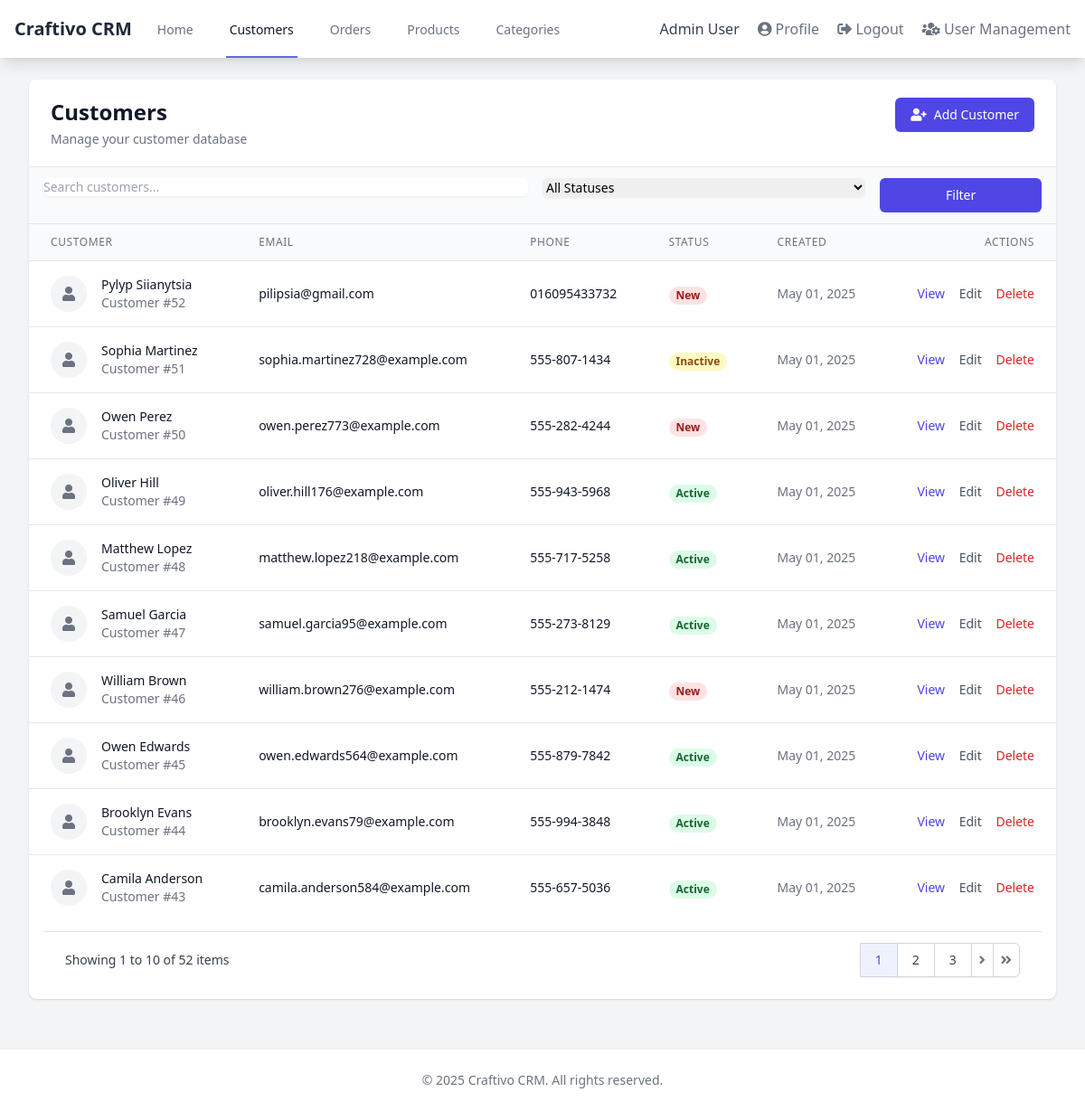
Page /customers/list/ (signed in) on the committed database.
### users/models.py (models this page shows, shortened)
class User(AbstractUser):
    email = models.EmailField(_('email address'), unique=True)
    phone_number = models.CharField(max_length=15, blank=True)
    is_customer = models.BooleanField(default=False)
    is_vendor = models.BooleanField(default=False)
    is_staff = models.BooleanField(default=False)
    company_name = models.CharField(max_length=100, blank=True)
    address = models.TextField(blank=True)
    city = models.CharField(max_length=50, blank=True)
    state = models.CharField(max_length=50, blank=True)
    zip_code = models.CharField(max_length=10, blank=True)
    country = models.CharField(max_length=50, blank=True)
    business_type = models.CharField(max_length=50, blank=True)
    tax_id = models.CharField(max_length=50, blank=True)
    class Meta:
        verbose_name = _('user')
        verbose_name_plural = _('users')
    def get_full_name(self):
        full_name = f'{self.first_name} {self.last_name}'
        return full_name.strip()

### customers/models.py (models this page shows, shortened)
class Customer(models.Model):
    first_name = models.CharField(_("First Name"), max_length=50)
    last_name = models.CharField(_("Last Name"), max_length=50)
    email = models.EmailField(_("Email Address"), unique=True)
    phone = models.CharField(_("Phone Number"), max_length=20, blank=True)
    shipping_address = models.TextField(_("Shipping Address"), blank=True)
    billing_address = models.TextField(_("Billing Address"), blank=True)
    date_joined = models.DateTimeField(_("Date Joined"), auto_now_add=True)
    notes = models.TextField(_("Notes"), blank=True)
    LEAD = 'lead'
    NEW = 'new'
    ACTIVE = 'active'
    INACTIVE = 'inactive'
    FORMER = 'former'
    CUSTOMER_STATUS_CHOICES = [
        (LEAD, _('Lead')),
        (NEW, _('New')),
        (ACTIVE, _('Active')),
        (INACTIVE, _('Inactive')),
        (FORMER, _('Former')),
    ]
    status = models.CharField(
        _("Customer Status"),
        max_length=10,
        choices=CUSTOMER_STATUS_CHOICES,
        default=NEW,
    )
    accepts_marketing = models.BooleanField(_("Accepts Marketing"), default=False)
    preferred_communication = models.CharField(
        _("Preferred Communication"),
        max_length=10,
        choices=[('email', _('Email')), ('phone', _('Phone')), ('sms', _('SMS'))],
        default='email',
    )
    created_at = models.DateTimeField(_("Created At"), auto_now_add=True)
    updated_at = models.DateTimeField(_("Updated At"), auto_now=True)
    class Meta:
        verbose_name = _("Customer")
        verbose_name_plural = _("Customers")
        ordering = ['-created_at']
    def get_full_name(self):
        return f"{self.first_name} {self.last_name}"

### customers/views.py (the view, shortened to what this page needs)
# urls.py: path('list/', views.customer_list, name='customer_list'),
@login_required
def customer_list(request):
    search_term = request.GET.get('search', '')
    status = request.GET.get('status', '')
    customers = Customer.objects.all()
    if status:
        customers = customers.filter(status=status)
    page = request.GET.get('page', 1)
    items_per_page = 10
    paginator = Paginator(customers, items_per_page)
    try:
        customers_page = paginator.page(page)
    except PageNotAnInteger:
        customers_page = paginator.page(1)
    except EmptyPage:
        customers_page = paginator.page(paginator.num_pages)
    context = {
        'customers': customers_page,
        'search_term': search_term,
        'selected_status': status,
        'status_choices': Customer.CUSTOMER_STATUS_CHOICES,
        'page_obj': customers_page,
        'is_paginated': True,
        'paginator': paginator
    }
    return render(request, 'customers/customer_list.html', context)

### customers/templates/customers/customer_list.html (shortened to what this page needs)
{% extends 'config/base.html' %}
{% block content %}
<div class="bg-white shadow overflow-hidden sm:rounded-lg">
    <div class="px-4 py-5 sm:px-6 flex flex-col sm:flex-row sm:justify-between">
        <div class="mb-4 sm:mb-0">
            <h1 class="text-2xl font-bold text-gray-900">Customers</h1>
            <p class="mt-1 max-w-2xl text-sm text-gray-500">Manage your customer database</p>
        </div>
        <div>
            <a href="{% url 'customers:customer_create' %}" class="inline-flex items-center px-4 py-2 border border-transparent rounded-md shadow-sm text-sm font-medium text-white bg-indigo-600 hover:bg-indigo-700 focus:outline-none focus:ring-2 focus:ring-offset-2 focus:ring-indigo-500">
                <i class="fas fa-user-plus mr-2"></i> Add Customer
            </a>
        </div>
    </div>
    <div class="px-4 py-3 bg-gray-50 border-t border-b border-gray-200">
        <form method="GET" action="{% url 'customers:customer_list' %}">
            <div class="flex flex-col md:flex-row gap-4">
                <div class="md:w-1/2">
                    <input type="text" name="search" value="{{ search_term }}" placeholder="Search customers..." class="shadow-sm focus:ring-indigo-500 focus:border-indigo-500 block w-full sm:text-sm border-gray-300 rounded-md">
                </div>
                <div class="md:w-1/3">
                    <select name="status" class="shadow-sm focus:ring-indigo-500 focus:border-indigo-500 block w-full sm:text-sm border-gray-300 rounded-md">
                        <option value="">All Statuses</option>
                    </select>
                </div>
                <div class="md:w-1/6">
                    <button type="submit" class="w-full inline-flex justify-center py-2 px-4 border border-transparent shadow-sm text-sm font-medium rounded-md text-white bg-indigo-600 hover:bg-indigo-700 focus:outline-none focus:ring-2 focus:ring-offset-2 focus:ring-indigo-500">
                        Filter
                    </button>
                </div>
            </div>
        </form>
    </div>
    {% if customers %}
    <div class="hidden md:block bg-white overflow-x-auto">
        <table class="min-w-full divide-y divide-gray-200">
            <thead class="bg-gray-50">
                <tr>
                    <th scope="col" class="px-6 py-3 text-left text-xs font-medium text-gray-500 uppercase tracking-wider">Customer</th>
                    <th scope="col" class="px-6 py-3 text-left text-xs font-medium text-gray-500 uppercase tracking-wider">Email</th>
                    <th scope="col" class="px-6 py-3 text-left text-xs font-medium text-gray-500 uppercase tracking-wider">Phone</th>
                    <th scope="col" class="px-6 py-3 text-left text-xs font-medium text-gray-500 uppercase tracking-wider">Status</th>
                    <th scope="col" class="px-6 py-3 text-left text-xs font-medium text-gray-500 uppercase tracking-wider">Created</th>
                    <th scope="col" class="px-6 py-3 text-right text-xs font-medium text-gray-500 uppercase tracking-wider">Actions</th>
                </tr>
            </thead>
            <tbody class="bg-white divide-y divide-gray-200">
                {% for customer in customers %}
                <tr>
                    <td class="px-6 py-4 whitespace-nowrap">
                        <div class="flex items-center">
                            <div class="flex-shrink-0 h-10 w-10 bg-gray-100 rounded-full flex items-center justify-center text-gray-500">
                                <i class="fas fa-user"></i>
                            </div>
                            <div class="ml-4">
                                <div class="text-sm font-medium text-gray-900">{{ customer.get_full_name }}</div>
                                <div class="text-sm text-gray-500">Customer #{{ customer.id }}</div>
                            </div>
                        </div>
                    </td>
                    <td class="px-6 py-4 whitespace-nowrap">
                        <div class="text-sm text-gray-900">{{ customer.email }}</div>
                    </td>
                    <td class="px-6 py-4 whitespace-nowrap">
                        <div class="text-sm text-gray-900">{{ customer.phone|default:"-" }}</div>
                    </td>
                    <td class="px-6 py-4 whitespace-nowrap">
                        <span class="px-2 inline-flex text-xs leading-5 font-semibold rounded-full
                            {% if customer.status == 'active' %}bg-green-100 text-green-800
                            {% elif customer.status == 'inactive' %}bg-yellow-100 text-yellow-800
                            {% else %}bg-red-100 text-red-800{% endif %}">
                            {{ customer.get_status_display }}
                        </span>
                    </td>
                    <td class="px-6 py-4 whitespace-nowrap text-sm text-gray-500">
                        {{ customer.date_joined|date:"M d, Y" }}
                    </td>
                    <td class="px-6 py-4 whitespace-nowrap text-right text-sm font-medium">
                        <a href="{% url 'customers:customer_detail' customer.id %}" class="text-indigo-600 hover:text-indigo-900 mr-3">View</a>
                        <a href="{% url 'customers:customer_edit' customer.id %}" class="text-gray-600 hover:text-gray-900 mr-3">Edit</a>
                        <a href="#" class="text-red-600 hover:text-red-900">Delete</a>
                    </td>
                </tr>
                {% endfor %}
            </tbody>
        </table>
    </div>
    <div class="px-4 py-3">
        {% include 'include/pagination.html' %}
    </div>
    {% endif %}
</div>
{% endblock %}

### config/templates/config/base.html (shortened to what this page needs)
<!DOCTYPE html>
<html lang="en">
<head>
    <script src="https://cdn.tailwindcss.com"></script>
    <link rel="stylesheet" href="https://cdnjs.cloudflare.com/ajax/libs/font-awesome/5.15.4/css/all.min.css">
</head>
<body class="bg-gray-100">
    <nav class="bg-white shadow-lg">
        <div class="max-w-7xl mx-auto px-4">
            <div class="flex justify-between h-16">
                <div class="flex">
                    <div class="flex-shrink-0 flex items-center">
                        <a href="{% url 'home' %}" class="text-xl font-bold text-gray-800">Craftivo CRM</a>
                    </div>
                    <div class="hidden sm:ml-6 sm:flex sm:space-x-8">
                        <a href="{% url 'home' %}" class="{% if request.path == '/' %}border-indigo-500 text-gray-900{% else %}border-transparent text-gray-500 hover:border-gray-300 hover:text-gray-700{% endif %} inline-flex items-center px-1 pt-1 border-b-2 text-sm font-medium">
                            Home
                        </a>
                        {% if user.is_authenticated %}
                        <a href="{% url 'customers:customer_list' %}" class="{% if '/customers/' in request.path %}border-indigo-500 text-gray-900{% else %}border-transparent text-gray-500 hover:border-gray-300 hover:text-gray-700{% endif %} inline-flex items-center px-1 pt-1 border-b-2 text-sm font-medium">
                            Customers
                        </a>
                        <a href="{% url 'orders:order_list' %}" class="{% if '/orders/' in request.path %}border-indigo-500 text-gray-900{% else %}border-transparent text-gray-500 hover:border-gray-300 hover:text-gray-700{% endif %} inline-flex items-center px-1 pt-1 border-b-2 text-sm font-medium">
                            Orders
                        </a>
                        <a href="{% url 'products:product_list' %}" class="{% if '/products/list/' in request.path %}border-indigo-500 text-gray-900{% else %}border-transparent text-gray-500 hover:border-gray-300 hover:text-gray-700{% endif %} inline-flex items-center px-1 pt-1 border-b-2 text-sm font-medium">
                            Products
                        </a>
                        <a href="{% url 'products:category_list' %}" class="{% if '/products/categories/' in request.path %}border-indigo-500 text-gray-900{% else %}border-transparent text-gray-500 hover:border-gray-300 hover:text-gray-700{% endif %} inline-flex items-center px-1 pt-1 border-b-2 text-sm font-medium">
                            Categories
                        </a>
                        {% endif %}
                    </div>
                </div>
                <div class="hidden sm:ml-6 sm:flex sm:items-center">
                    {% if user.is_authenticated %}
                    <div class="ml-3 relative">
                        <div>
                            <span class="text-gray-700">{{ user.get_full_name|default:user.username }}</span>
                            <a href="{% url 'users:profile' %}" class="ml-4 text-gray-500 hover:text-gray-700">
                                <i class="fas fa-user-circle"></i> Profile
                            </a>
                            <a href="{% url 'users:logout' %}" class="ml-4 text-gray-500 hover:text-gray-700">
                                <i class="fas fa-sign-out-alt"></i> Logout
                            </a>
                            {% if user.is_superuser or perms.users %}
                            <a href="{% url 'users:user_management' %}" class="ml-4 text-gray-500 hover:text-gray-700">
                                <i class="fas fa-users-cog"></i> User Management
                            </a>
                            {% endif %}
                        </div>
                    </div>
                    {% endif %}
                </div>
            </div>
        </div>
    </nav>
    <main class="max-w-7xl mx-auto py-6 px-4 sm:px-6 lg:px-8">
        {% block content %}{% endblock %}
    </main>
    <footer class="bg-white shadow mt-8">
        <div class="max-w-7xl mx-auto py-6 px-4 sm:px-6 lg:px-8">
            <p class="text-center text-gray-500 text-sm">
                &copy; {% now "Y" %} Craftivo CRM. All rights reserved.
            </p>
        </div>
    </footer>
</body>
</html>

### rows in the picture
User: get_full_name "Admin User"
Customer: get_full_name "Pylyp Siianytsia", id "52", email "pilipsia@gmail.com", phone "016095433732", status "New", date_joined "May 01, 2025"
Customer: get_full_name "Sophia Martinez", id "51", email "sophia.martinez728@example.com", phone "555-807-1434", status "Inactive", date_joined "May 01, 2025"
Customer: get_full_name "Owen Perez", id "50", email "owen.perez773@example.com", phone "555-282-4244", status "New", date_joined "May 01, 2025"
Customer: get_full_name "Oliver Hill", id "49", email "oliver.hill176@example.com", phone "555-943-5968", status "Active", date_joined "May 01, 2025"
Customer: get_full_name "Matthew Lopez", id "48", email "matthew.lopez218@example.com", phone "555-717-5258", status "Active", date_joined "May 01, 2025"
Customer: get_full_name "Samuel Garcia", id "47", email "samuel.garcia95@example.com", phone "555-273-8129", status "Active", date_joined "May 01, 2025"
Customer: get_full_name "William Brown", id "46", email "william.brown276@example.com", phone "555-212-1474", status "New", date_joined "May 01, 2025"
Customer: get_full_name "Owen Edwards", id "45", email "owen.edwards564@example.com", phone "555-879-7842", status "Active", date_joined "May 01, 2025"
Customer: get_full_name "Brooklyn Evans", id "44", email "brooklyn.evans79@example.com", phone "555-994-3848", status "Active", date_joined "May 01, 2025"
Customer: get_full_name "Camila Anderson", id "43", email "camila.anderson584@example.com", phone "555-657-5036", status "Active", date_joined "May 01, 2025"

### other values in the picture
{{ page_obj.start_index }} "1"
{{ page_obj.end_index }} "10"
{{ paginator.count }} "52"
{{ i }} "1"
{{ i }} "2" "3"
